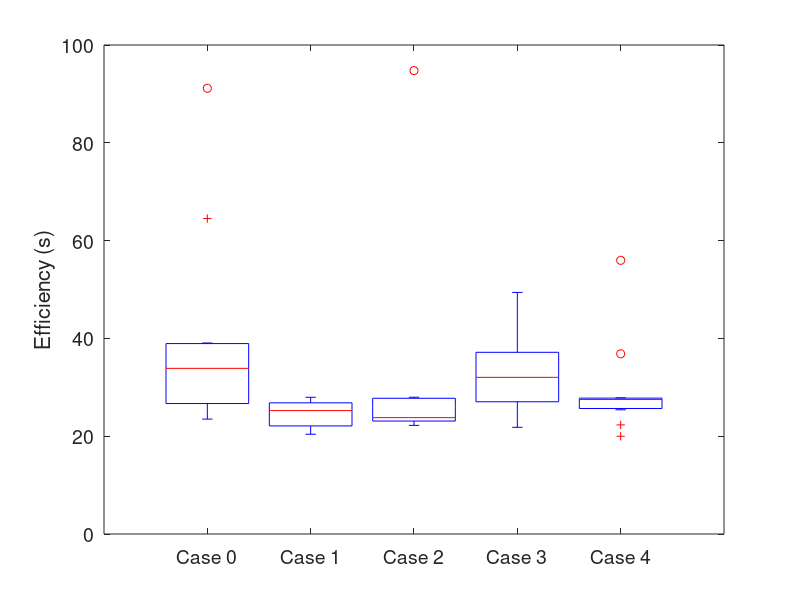
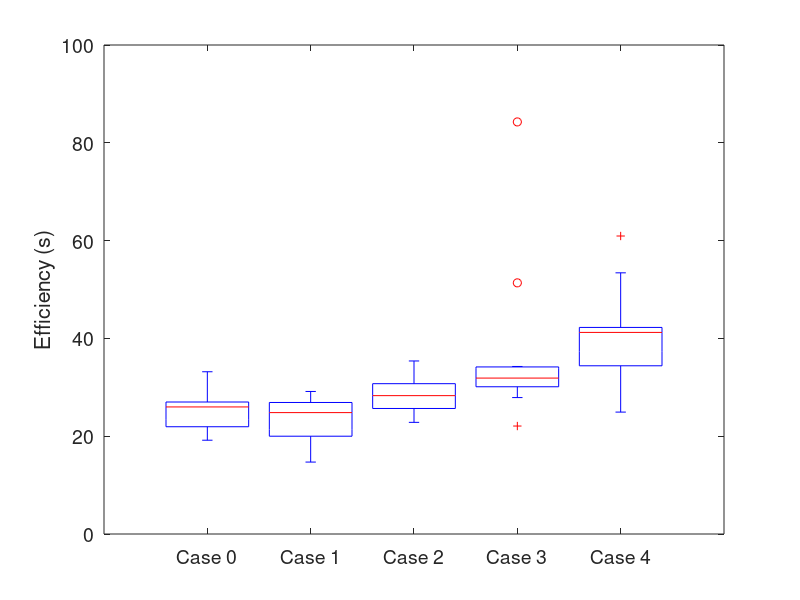
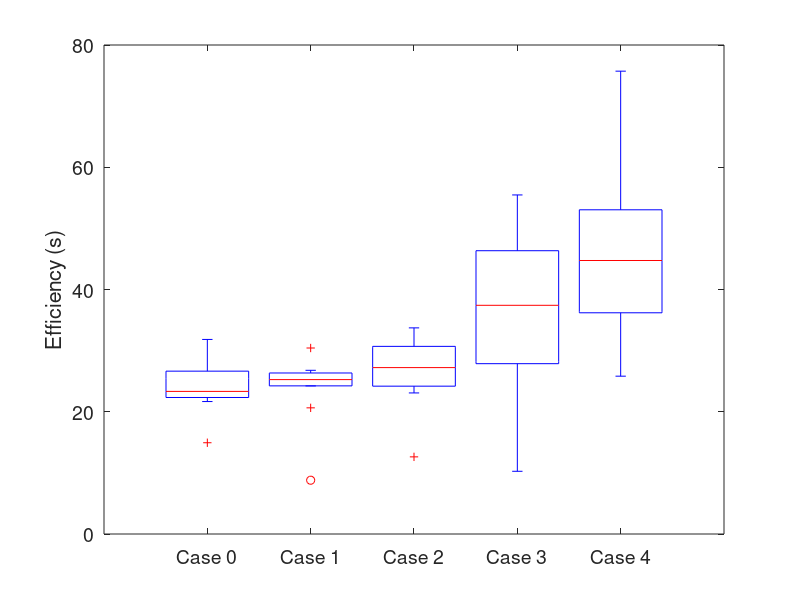

MATLAB code to generate these figures, in order:

%% Time difference Data from Excel Sheet %%
time_data = [1.05072E+12	1.03014E+11	9.47702E+11	94.77	9.81292E+11	9.53439E+11	27853000000	27.85	1.40478E+12	1.37351E+12	31262000000	31.262	1.01281E+12	1.01306E+11	9.11503E+11	91.15	1.01926E+12	9.97675E+11	21581000000	21.58	1.41818E+12	1.39597E+12	22209000000	22.2	1.01413E+12	9.87037E+11	27095000000	27.09	1.00176E+12	9.87037E+11	14719000000	14.71	1.41743E+12	1.39318E+12	24251000000	24.25	1.107E+12	1.06472E+12	42280000000	42.28	9.79002E+11	9.47451E+11	31551000000	31.51	1.44694E+12	1.39854E+12	48398000000	48.39	1.02116E+12	1.00117E+12	19993000000	19.99	1.27329E+12	1.24309E+12	30209000000	30.2	1.42644E+12	1.40062E+12	25820000000	25.82
1.02111E+12	9.97782E+11	23332000000	23.32	9.85145E+11	9.61726E+11	23419000000	23.41	1.39292E+12	1.36984E+12	23079000000	23.079	1.08902E+12	1.06501E+12	24010000000	24.01	9.7792E+11	9.58739E+11	19181000000	19.18	1.40512E+12	1.39019E+12	14932000000	14.93	1.02141E+12	1.00101E+12	20402000000	20.4	1.02524E+12	1.0043E+12	20933000000	20.93	1.3791E+12	1.37027E+12	8828000000	8.8	1.0676E+12	1.03368E+12	33915000000	33.91	9.71975E+11	9.49889E+11	22086000000	22.08	1.4837E+12	1.38103E+12	1.0267E+11	10.26	1.03723E+12	1.01074E+12	26489000000	26.48	1.03367E+12	9.92019E+11	41653000000	41.65	1.44422E+12	1.40831E+12	35914000000	35.914
1.01982E+12	9.97585E+11	22234000000	22.23	9.73512E+11	9.44769E+11	28743000000	28.74	1.40724E+12	1.38335E+12	23888000000	23.888	1.06374E+12	1.03077E+12	32972000000	32.97	9.76512E+11	9.54934E+11	21578000000	21.57	1.41355E+12	1.39037E+12	23181000000	23.18	1.03568E+12	1.00771E+12	27968000000	27.96	9.72921E+11	9.56261E+11	16660000000	16.67	1.38955E+12	1.3689E+12	20646000000	20.64	1.03986E+12	1.01803E+12	21825000000	21.82	9.94411E+11	9.64379E+11	30032000000	30.03	1.40902E+12	1.38511E+12	23912000000	23.91	1.06304E+12	1.04073E+12	22314000000	22.31	1.0201E+12	9.9516E+11	24935000000	24.93	1.42748E+12	1.40041E+12	27069000000	27.06
1.00673E+12	9.83704E+11	23025000000	23.025	9.71823E+11	9.4899E+11	22833000000	22.833	1.39988E+13	1.37492E+12	1.26239E+13	12.62	1.03423E+11	1.01073E+11	2350000000	23.5	9.84308E+11	9.57514E+11	26794000000	26.79	1.40633E+12	1.38284E+12	23485000000	23.48	1.03692E+12	1.01561E+12	21304000000	21.3	9.72893E+11	9.53202E+11	19691000000	19.69	1.39621E+12	1.37198E+12	24230000000	24.23	1.05127E+12	1.0253E+12	25966000000	25.96	1.01556E+12	9.833E+11	32260000000	32.26	1.48445E+12	1.44424E+12	40214000000	40.21	1.04587E+12	1.01827E+12	27598000000	27.59	9.97356E+11	9.63309E+11	34047000000	34.04	1.45885E+12	1.42183E+12	37020000000	37.02
1.00955E+12	9.87338E+11	22211000000	22.211	1.00485E+12	9.7325E+11	31602000000	31.6	1.40461E+12	1.37953E+12	25079000000	25.079	1.04023E+12	1.01386E+12	26374000000	26.37	9.77461E+11	9.54456E+11	23005000000	23	1.4058E+12	1.38413E+12	21672000000	21.67	1.01811E+12	9.95178E+11	22927000000	22.92	9.83349E+11	9.54194E+11	29155000000	29.15	1.3951E+12	1.37064E+12	24460000000	24.46	1.04762E+12	1.00938E+12	38246000000	38.24	1.00261E+12	9.68722E+11	33884000000	33.88	1.41883E+12	1.39379E+12	25036000000	25.03	1.04804E+12	1.02263E+12	25402000000	25.4	1.02144E+12	9.85957E+11	35485000000	35.48	1.44202E+12	1.40125E+12	40763000000	40.76
1.03014E+12	1.00607E+12	24072000000	24.072	9.8215E+11	9.55631E+11	26519000000	26.51	1.4114E+12	1.37768E+12	33722000000	33.722	1.0615E+12	1.02291E+12	38594000000	38.59	9.86009E+11	9.52824E+11	33185000000	33.18	1.40276E+12	1.37646E+12	26298000000	26.29	1.02248E+12	9.96807E+11	25673000000	25.67	9.88531E+11	9.59404E+11	29127000000	29.12	1.4092E+12	1.37877E+12	30432000000	30.43	1.05591E+12	1.00651E+12	49400000000	49.4	1.01034E+12	9.76078E+11	34266000000	34.26	1.43892E+12	1.40058E+12	38335000000	38.33	1.0208E+12	9.92849E+11	27949000000	27.49	9.95729E+11	9.54928E+11	40801000000	40.8	1.42679E+12	1.37806E+12	48733000000	48.73
1.02091E+12	9.92929E+11	27976000000	27.97	9.73013E+11	9.43914E+11	29099000000	29.09	1.40346E+12	1.37317E+12	30282000000	30.282	1.04749E+11	1.01271E+11	3478200000	34.78	9.82133E+11	9.56334E+11	25799000000	25.79	1.41486E+12	1.39213E+12	22733000000	22.73	1.00981E+12	9.87979E+11	21830000000	21.83	9.84361E+11	9.60316E+11	24045000000	24.04	1.40983E+12	1.38344E+12	26381000000	26.38	1.05095E+12	1.02392E+12	27032000000	27.03	9.92977E+11	9.62622E+11	30355000000	30.35	1.41817E+12	1.3818E+12	36371000000	36.37	1.06683E+12	1.01085E+12	55977000000	55.97	1.02136E+12	9.794E+11	41961000000	41.96	1.45704E+12	1.38132E+12	75723000000	75.72
1.01191E+12	9.83935E+11	27973000000	27.97	1.00822E+12	9.72832E+11	35385000000	35.385	1.39788E+12	1.36705E+12	30837000000	30.837	1.03804E+12	1.01042E+12	27625000000	27.62	9.78416E+11	9.52232E+11	26184000000	26.18	1.40999E+12	1.37816E+12	31835000000	31.83	1.01679E+12	9.91983E+11	24809000000	24.8	9.98697E+11	9.72375E+11	26322000000	26.32	1.40412E+12	1.37733E+12	26787000000	26.78	1.01969E+12	1.01662E+12	3070000000	30.7	1.00658E+12	9.7868E+11	27901000000	27.9	3.91011E+12	3.87361E+12	36505000000	36.5	1.04255E+12	1.01469E+12	27855000000	27.85	9.95841E+11	9.53498E+11	42343000000	42.34	1.44168E+12	1.39037E+12	51307000000	51.3
1.01893E+12	9.91809E+11	27120000000	27.12	9.75411E+11	9.4412E+11	31291000000	31.29	1.39959E+12	1.37442E+12	25169000000	25.169	1.06169E+12	9.97173E+11	64518000000	64.51	9.78083E+11	9.51014E+11	27069000000	27.06	1.40808E+12	1.38132E+12	26760000000	26.76	1.02447E+12	9.96877E+11	27588000000	27.58	9.78489E+11	9.5139E+11	27099000000	27.09	1.42544E+12	1.39921E+12	26238000000	26.23	1.04844E+12	1.02136E+12	27081000000	27.08	1.05833E+12	9.74061E+11	84272000000	84.27	1.43933E+12	1.38385E+12	55479000000	55.47	1.03205E+12	9.95195E+11	36852000000	36.85	1.01438E+12	9.5344E+11	60941000000	60.94	1.43829E+12	1.38467E+12	53627000000	53.62
1.00745E+12	9.83925E+11	23524000000	23.52	9.95583E+11	9.70193E+11	25390000000	25.39	1.3969E+12	1.36763E+12	29277000000	29.277	1.02871E+12	9.8964E+11	39068000000	39.06	9.86149E+11	9.55462E+11	30687000000	30.68	1.40995E+12	1.37868E+12	31269000000	31.26	1.02334E+12	9.97308E+11	26032000000	26.03	9.7242E+11	9.46806E+11	25614000000	25.61	1.41575E+12	1.38969E+12	26068000000	26.06	1.05341E+12	1.02004E+12	33374000000	33.37	1.01656E+12	9.65203E+11	51360000000	51.36	1.46169E+12	1.41308E+12	48617000000	48.61	1.03558E+12	1.00806E+12	27519000000	27.51	1.03147E+12	9.78053E+11	53418000000	53.41	1.43829E+12	1.38447E+12	53825000000	53.82]
%% Scenario 1 - Empty World %%
case0_sc1_time = time_data(:,16);
case1_sc1_time = time_data(:,28);
case2_sc1_time = time_data(:,4);
case3_sc1_time = time_data(:,40);
case4_sc1_time = time_data(:,52);
%Boxplot for this scenario
figure(1);
boxplot([case0_sc1_time case1_sc1_time case2_sc1_time case3_sc1_time, case4_sc1_time]);
set(gca,'xtick',1:5, 'xticklabel',{'Case 0', 'Case 1', 'Case 2', 'Case 3','Case 4'})
ylabel('Efficiency (s)');
%title('Efficiency in Empty World');
set (gca, 'FontSize',14);

%% Scenario 2 - Sparse Obstacles World %%
case0_sc2_time = time_data(:,20);
case1_sc2_time = time_data(:,32);
case2_sc2_time = time_data(:,8);
case3_sc2_time = time_data(:,44);
case4_sc2_time = time_data(:,56);

%Boxplot for this scenario
figure(2);
boxplot([case0_sc2_time case1_sc2_time case2_sc2_time case3_sc2_time, case4_sc2_time]);
set(gca,'xtick',1:5, 'xticklabel',{'Case 0', 'Case 1', 'Case 2', 'Case 3', 'Case 4'})
ylabel('Efficiency (s)');
%title('Efficiency in Sparse Obstacles');
set (gca, 'FontSize',14);

%% Scenario 3 - Dense Obstacles World %%
case0_sc3_time= time_data(:,24);
case1_sc3_time = time_data(:,36);
case2_sc3_time = time_data(:,12);
case3_sc3_time = time_data(:,48);
case4_sc3_time = time_data(:,60);

%Boxplot for this scenario
figure(3);
boxplot([case0_sc3_time case1_sc3_time case2_sc3_time case3_sc3_time, case4_sc3_time]);
set(gca,'xtick',1:5, 'xticklabel',{'Case 0', 'Case 1', 'Case 2', 'Case 3','Case 4'})
ylabel('Efficiency (s)');
%title('Efficiency in Dense Obstacles');
set (gca, 'FontSize',14);



